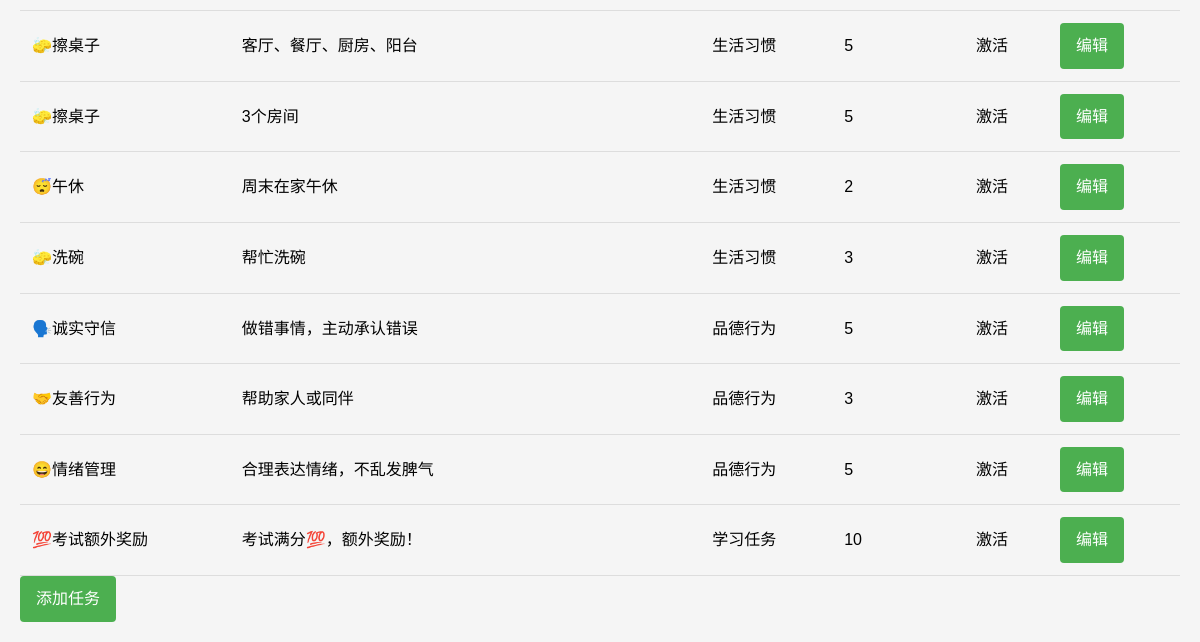
/tasks (signed in, lower part), run on an earlier commit of the app's database.
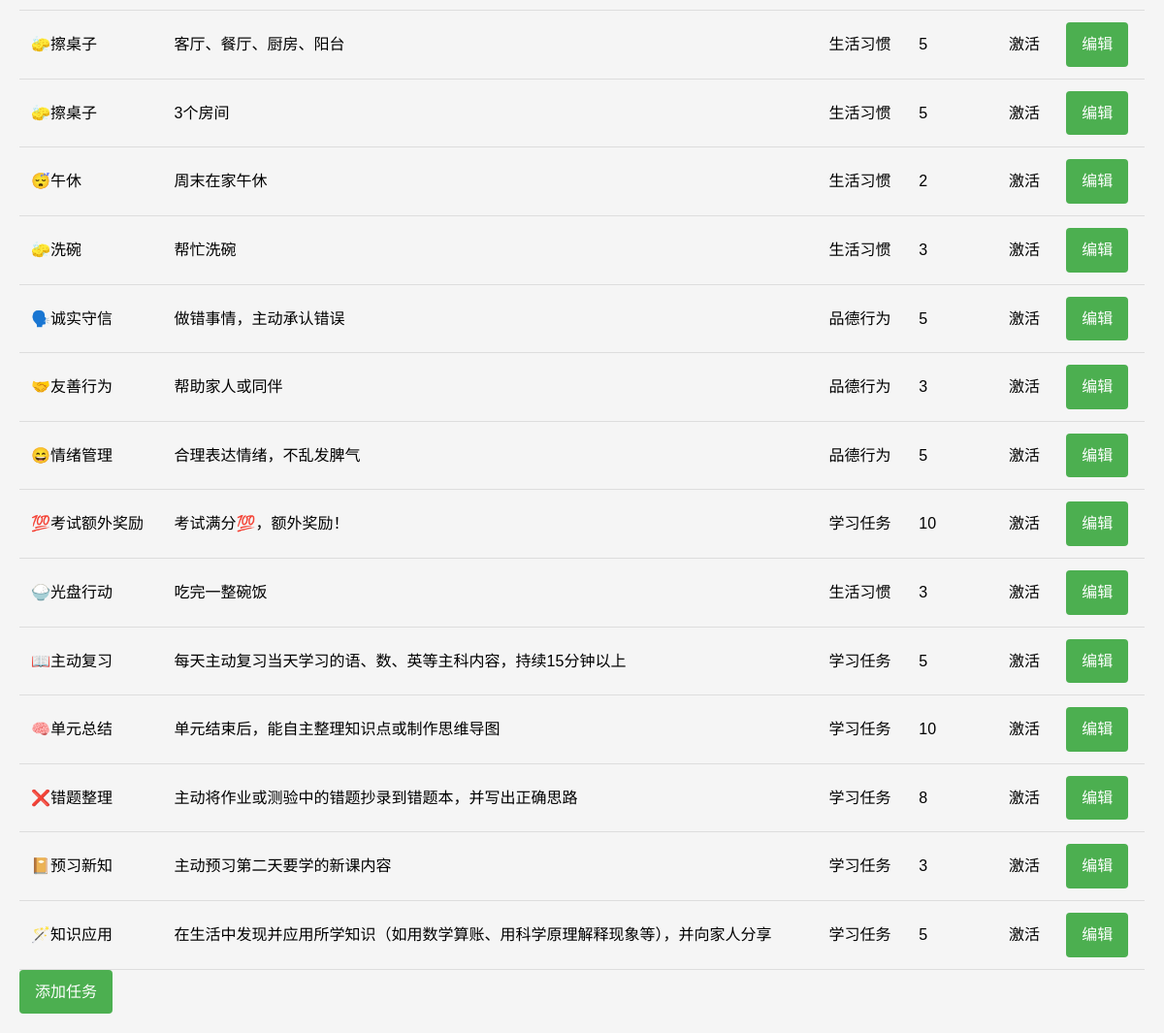
And on a later commit of the database.
### app/models.py (models this page shows)
class Task(db.Model):
    id = db.Column(db.Integer, primary_key=True)
    name = db.Column(db.String(128), nullable=False)
    description = db.Column(db.Text)
    points = db.Column(db.Integer, nullable=False)  # 完成任务获得的积分
    category = db.Column(db.String(64), nullable=False, default='学习任务')  # 任务分类：学习任务、生活习惯、品德行为
    is_active = db.Column(db.Boolean, default=True)
    records = db.relationship('TaskRecord', backref='task', lazy='dynamic')

### app/main/views.py (the view)
@main.route('/tasks')
@login_required
def list_tasks():
    tasks = Task.query.all()
    return render_template('tasks.html', tasks=tasks)

### app/models.py (called while the page is built)
@login_manager.user_loader
def load_user(user_id):
    return User.query.get(int(user_id))

### app/templates/tasks.html (shortened to what this page needs)
{% extends "base.html" %}
{% block content %}
{% if tasks %}
<table>
    {% for task in tasks %}
    <tr>
        <td>{{ task.name }}</td>
        <td>{{ task.description or '无' }}</td>
        <td>{{ task.category }}</td>
        <td>{{ task.points }}</td>
        <td>{{ '激活' if task.is_active else '停用' }}</td>
        <td>
            <a href="{{ url_for('main.edit_task', task_id=task.id) }}" class="button">编辑</a>
        </td>
    </tr>
    {% endfor %}
</table>
{% else %}
<p>您还没有添加任务</p>
{% endif %}
<a href="{{ url_for('main.add_task') }}" class="button">添加任务</a>
{% endblock %}

### app/templates/base.html (shortened to what this page needs)
<!DOCTYPE html>
<html lang="zh-CN">
<head>
</head>
<body>
    <div class="container">
        {% block content %}{% endblock %}
    </div>
</body>
</html>

### app/templates/base.html (style rules this page uses)
body { font-family: Arial, sans-serif; margin: 0; padding: 0; background-color: #f5f5f5; line-height: 1.6; }
.container { max-width: 1200px; margin: 0 auto; padding: 20px; box-sizing: border-box; }
table { width: 100%; border-collapse: collapse; min-width: 600px; }
.button { display: inline-block; padding: 10px 16px; background-color: #4CAF50; color: white; text-decoration: none; border-radius: 4px; border: none; cursor: pointer; font-size: 16px; transition: background-color 0.3s; }

What changed in the data, as far as the page shows it:
added Task: name "🍚光盘行动", description "吃完一整碗饭", category "生活习惯", points "3", is_active "激活"
added Task: name "📖主动复习", description "每天主动复习当天学习的语、数、英等主科内容，持续15分钟以上", category "学习任务", points "5", is_active "激活"
added Task: name "🧠单元总结", description "单元结束后，能自主整理知识点或制作思维导图", category "学习任务", points "10", is_active "激活"
added Task: name "❌错题整理", description "主动将作业或测验中的错题抄录到错题本，并写出正确思路", category "学习任务", points "8", is_active "激活"
added Task: name "📔预习新知", description "主动预习第二天要学的新课内容", category "学习任务", points "3", is_active "激活"
added Task: name "🪄知识应用", description "在生活中发现并应用所学知识（如用数学算账、用科学原理解释现象等），并向家人分享", category "学习任务", points "5", is_active "激活"
